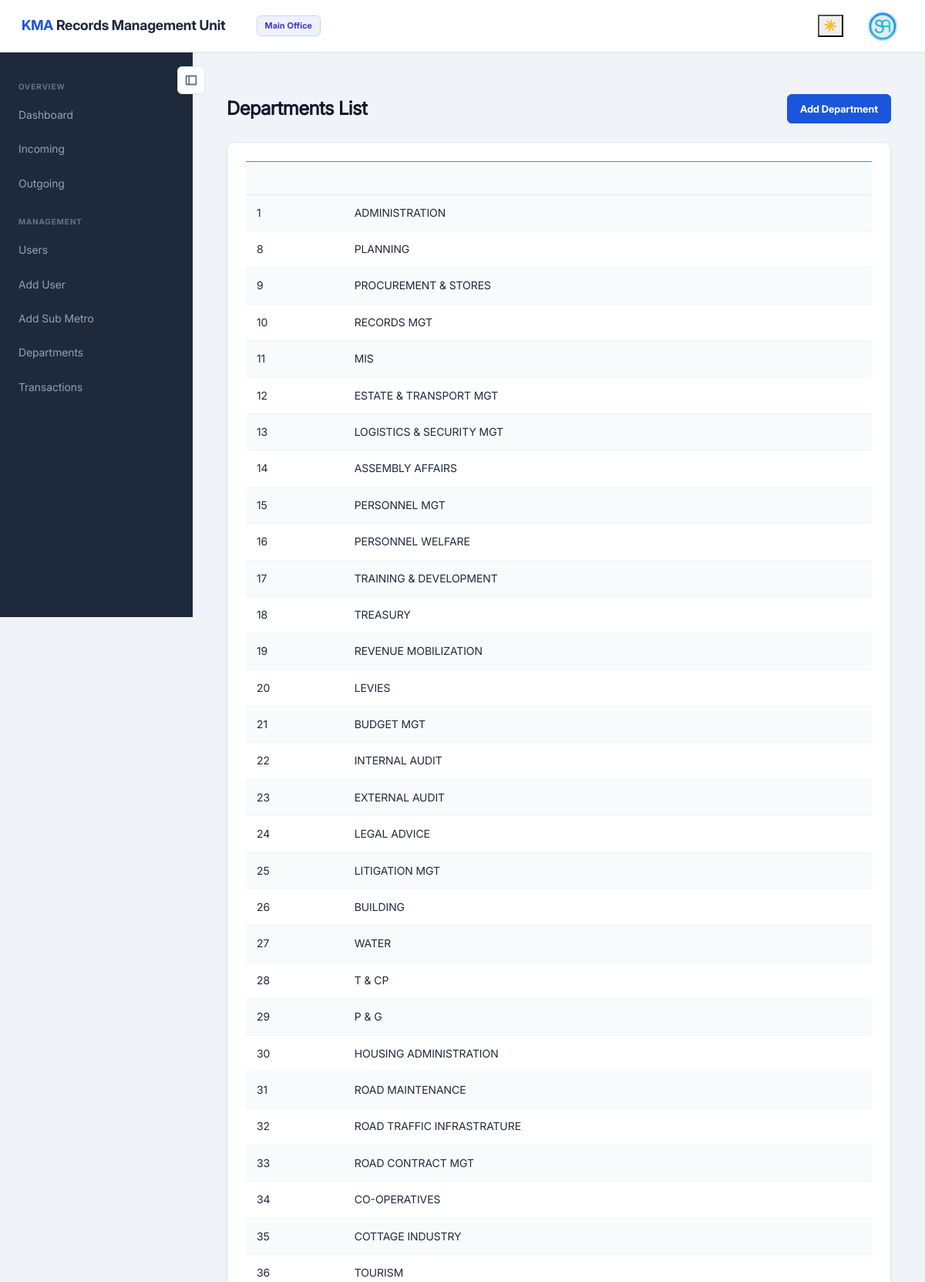
/backend/admin/departments.php (signed in, upper part), run on the app's committed database.
### tables this page shows
CREATE TABLE `departments` (
  `id` int(11) NOT NULL,
  `name` varchar(100) NOT NULL,
  `branch_id` int(11) NOT NULL DEFAULT 1
);

### backend/admin/departments.php (the view, shortened to what this page needs)
<?php
include_once '../../assets/inc/config.php';
include_once './assets/inc/navbar.php';
include_once './assets/inc/sidebar.php';
?>
<div class="container">
    <div class="page-header">
        <h2 class="page-title">Departments List</h2>
        <a href="add_department.php" class="btn btn-primary">Add Department</a>
    </div>
    <div class="admin-card">
    <div class="table-responsive">
        <table class="table table-striped">
            <thead>
                <tr>
                    <th>ID</th>
                    <th>Name</th>
                </tr>
            </thead>
            <tbody>
                <?php
                $result = $mysqli->query("SELECT id, name FROM departments");
                while ($row = $result->fetch_assoc()): ?>
                <tr>
                    <td><?php echo htmlspecialchars($row['id']); ?></td>
                    <td><?php echo htmlspecialchars($row['name']); ?></td>
                </tr>
                <?php endwhile; ?>
            </tbody>
        </table>
    </div>
    </div>
</div>
<?php include './assets/inc/footer.php'; ?>

### backend/admin/assets/css/themes.css (style rules this page uses)
:root, [data-theme="light"] { --bg-body: #f0f4f8; --text-primary: #1e293b; --text-secondary: #475569; --text-muted: #94a3b8; --text-label: #334155; --text-heading: #0f172a; --text-section: #64748b; --card-bg: #ffffff; --card-border: #e2e8f0; --card-shadow: 0 1px 3px rgba(0, 0, 0, 0.04); --navbar-bg: #ffffff; --navbar-border: #e2e8f0; --navbar-brand: #1e293b; --sidebar-bg: #1e293b; --sidebar-link: #94a3b8; --sidebar-link-hover-bg: #334155; --sidebar-link-hover-color: #f1f5f9; --sidebar-section: #64748b; --input-bg: #ffffff; --input-border: #cbd5e1; --input-focus-border: #1a56db; --input-focus-shadow: rgba(26, 86, 219, 0.1); --table-header-bg: #f8fafc; --table-border: #e2e8f0; --table-row-border: #f1f5f9; --table-hover: #f8fafc; --table-stripe: #f8fafc; --primary: #1a56db; --primary-hover: #1648c0; --primary-light: #eef2ff; --primary-border: #c7d2fe; --success: #16a34a; --success-bg: #f0fdf4; --success-border: #bbf7d0; --danger: #dc2626; --danger-bg: #fef2f2; --danger-border: #fecaca; --warning: #b45309; --warning-bg: #fffbeb; --warning-border: #fde68a; --info: #4338ca; --info-bg: #eef2ff; --info-border: #c7d2fe; --toggle-btn-bg: #ffffff; --toggle-btn-border: #e2e8f0; --toggle-btn-color: #64748b; --toggle-btn-hover-bg: #f1f5f9; --footer-bg: #ffffff; --footer-border: #e2e8f0; --footer-color: #94a3b8; --badge-admin-bg: #eef2ff; --badge-admin-color: #4338ca; --badge-user-bg: #f0fdf4; --badge-user-color: #16a34a; --upload-dashed: #94a3b8; --upload-preview-bg: #f1f5f9; --upload-preview-border: #e2e8f0; --shadow-sm: 0 1px 3px rgba(0, 0, 0, 0.04); --shadow-md: 0 4px 12px rgba(0, 0, 0, 0.06); --shadow-lg: 0 10px 30px rgba(0, 0, 0, 0.08); }

### backend/admin/assets/css/styles.css (style rules this page uses)
body { background: #f0f4f8; color: #1e293b; }
.table { color: #1e293b; }
.table-striped tbody tr:nth-of-type(odd) { background-color: #f8fafc; }

### backend/admin/assets/css/admin-modern.css (style rules this page uses)
* { box-sizing: border-box; }
body { background: var(--bg-body); color: var(--text-primary); font-family: Inter, system-ui, -apple-system, sans-serif; font-size: 14px; line-height: 1.6; margin: 0; transition: background 0.3s ease, color 0.3s ease; }
a { color: var(--primary); transition: color 0.15s ease; }
.content > .container, .content > .container-fluid { max-width: 1200px; }
.page-header, .user-form-header { align-items: center; display: flex; gap: 16px; justify-content: space-between; margin-bottom: 24px; animation: slideInLeft 0.35s ease both; }
.page-title, .page-header h2, .user-form-header h2 { color: var(--text-heading); font-size: 24px; font-weight: 700; letter-spacing: -0.02em; margin: 0; word-break: break-word; }
.admin-card, .professional-card, .dashboard-card { background: var(--card-bg); border: 1px solid var(--card-border); border-radius: 10px; box-shadow: var(--shadow-sm); transition: background 0.3s ease, border-color 0.3s ease, box-shadow 0.3s ease, transform 0.2s ease; }
.admin-card, .professional-card { padding: 24px; }
.admin-card { animation: fadeInUp 0.35s ease both; }
.btn { border-radius: 6px; border: 1px solid transparent; cursor: pointer; display: inline-flex; align-items: center; justify-content: center; font-size: 13px; font-weight: 600; line-height: 1; min-height: 38px; padding: 8px 16px; transition: background 0.2s ease, border-color 0.2s ease, box-shadow 0.2s ease, transform 0.15s ease; text-align: center; position: relative; overflow: hidden; }
.btn-primary { background: var(--primary); border-color: var(--primary); color: #ffffff; }
.table { color: var(--text-primary); margin-bottom: 0; width: 100%; }
.table thead th { background: var(--table-header-bg); border-bottom: 1px solid var(--table-border); color: var(--text-secondary); font-size: 11px; font-weight: 700; letter-spacing: 0.05em; padding: 12px 14px; text-transform: uppercase; white-space: nowrap; }
.table td { border-top: 1px solid var(--table-row-border); padding: 12px 14px; vertical-align: middle; }
.table-striped tbody tr:nth-of-type(odd) { background-color: var(--table-stripe); }
.table-responsive { -webkit-overflow-scrolling: touch; }

### data on the page
departments: id "1", name "ADMINISTRATION"
departments: id "8", name "PLANNING"
departments: id "9", name "PROCUREMENT & STORES"
departments: id "10", name "RECORDS MGT"
departments: id "11", name "MIS"
departments: id "12", name "ESTATE & TRANSPORT MGT"
departments: id "13", name "LOGISTICS & SECURITY MGT"
departments: id "14", name "ASSEMBLY AFFAIRS"
departments: id "15", name "PERSONNEL MGT"
departments: id "16", name "PERSONNEL WELFARE"
departments: id "17", name "TRAINING & DEVELOPMENT"
departments: id "18", name "TREASURY"
departments: id "19", name "REVENUE MOBILIZATION"
departments: id "20", name "LEVIES"
departments: id "21", name "BUDGET MGT"
departments: id "22", name "INTERNAL AUDIT"
departments: id "23", name "EXTERNAL AUDIT"
departments: id "24", name "LEGAL ADVICE"
departments: id "25", name "LITIGATION MGT"
departments: id "26", name "BUILDING"
departments: id "27", name "WATER"
departments: id "28", name "T & CP"
departments: id "29", name "P & G"
departments: id "30", name "HOUSING ADMINISTRATION"
departments: id "31", name "ROAD MAINTENANCE"
departments: id "32", name "ROAD TRAFFIC INFRASTRATURE"
departments: id "33", name "ROAD CONTRACT MGT"
departments: id "34", name "CO-OPERATIVES"
departments: id "35", name "COTTAGE INDUSTRY"
departments: id "36", name "TOURISM"

### other printed values
$_SESSION['branch']['name'] "Main Office"
